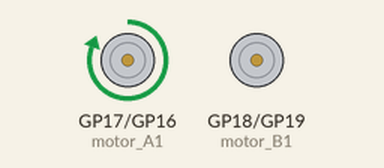
A program run on a simulated Raspberry Pi Pico running CircuitPython. Parts: motor-driver pin pairs drawn as motors (green arrow = first pin HIGH = forward, orange = second pin HIGH = backward, longer = more drive). At 2.1 s the program ends and the board releases its pins; the recording ends there.

Above: at 0.15 s.
At 1.05 s:
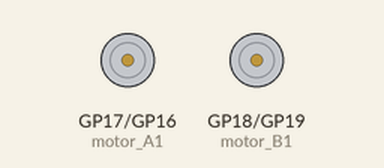
At 1.95 s:
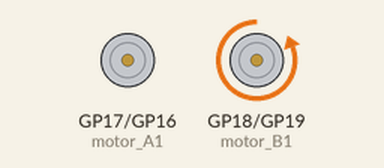
Timing chart, 0 to 2.1 s (numbered marks = the images above):
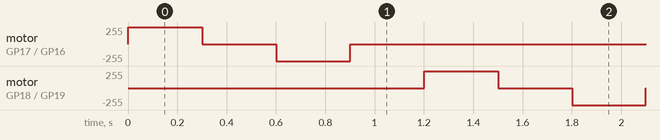

Measured:
- by itself, motor on GP18 (motor_B1) / GP19 (motor_B2): stopped → forward 255/255 at 1.2 s, → stopped 0.30 s later, → backward 255/255 0.30 s later, → stopped 0.30 s later
- by itself, motor on GP17 (motor_A1) / GP16 (motor_A2): stopped → forward 255/255 at 0.00 s, → stopped 0.30 s later, → backward 255/255 0.30 s later, → stopped 0.30 s later

The program:

motors_test_all_pins_short.py
```python
import time
import robot

robot.motor_A1.value = True
time.sleep(0.3)
robot.motor_A1.value = False
time.sleep(0.3)
robot.motor_A2.value = True
time.sleep(0.3)
robot.motor_A2.value = False
time.sleep(0.3)
robot.motor_B1.value = True
time.sleep(0.3)
robot.motor_B1.value = False
time.sleep(0.3)
robot.motor_B2.value = True
time.sleep(0.3)
robot.motor_B2.value = False
```

robot.py
```python
# Write your code here :-)
import board
import digitalio

motor_A1 = digitalio.DigitalInOut(board.GP17)
motor_A2 = digitalio.DigitalInOut(board.GP16)
motor_B1 = digitalio.DigitalInOut(board.GP18)
motor_B2 = digitalio.DigitalInOut(board.GP19)

motor_A1.direction = digitalio.Direction.OUTPUT
motor_A2.direction = digitalio.Direction.OUTPUT
motor_B1.direction = digitalio.Direction.OUTPUT
motor_B2.direction = digitalio.Direction.OUTPUT


def stop():
    motor_A1.value = False
    motor_A2.value = False
    motor_B1.value = False
    motor_B2.value = False
```
